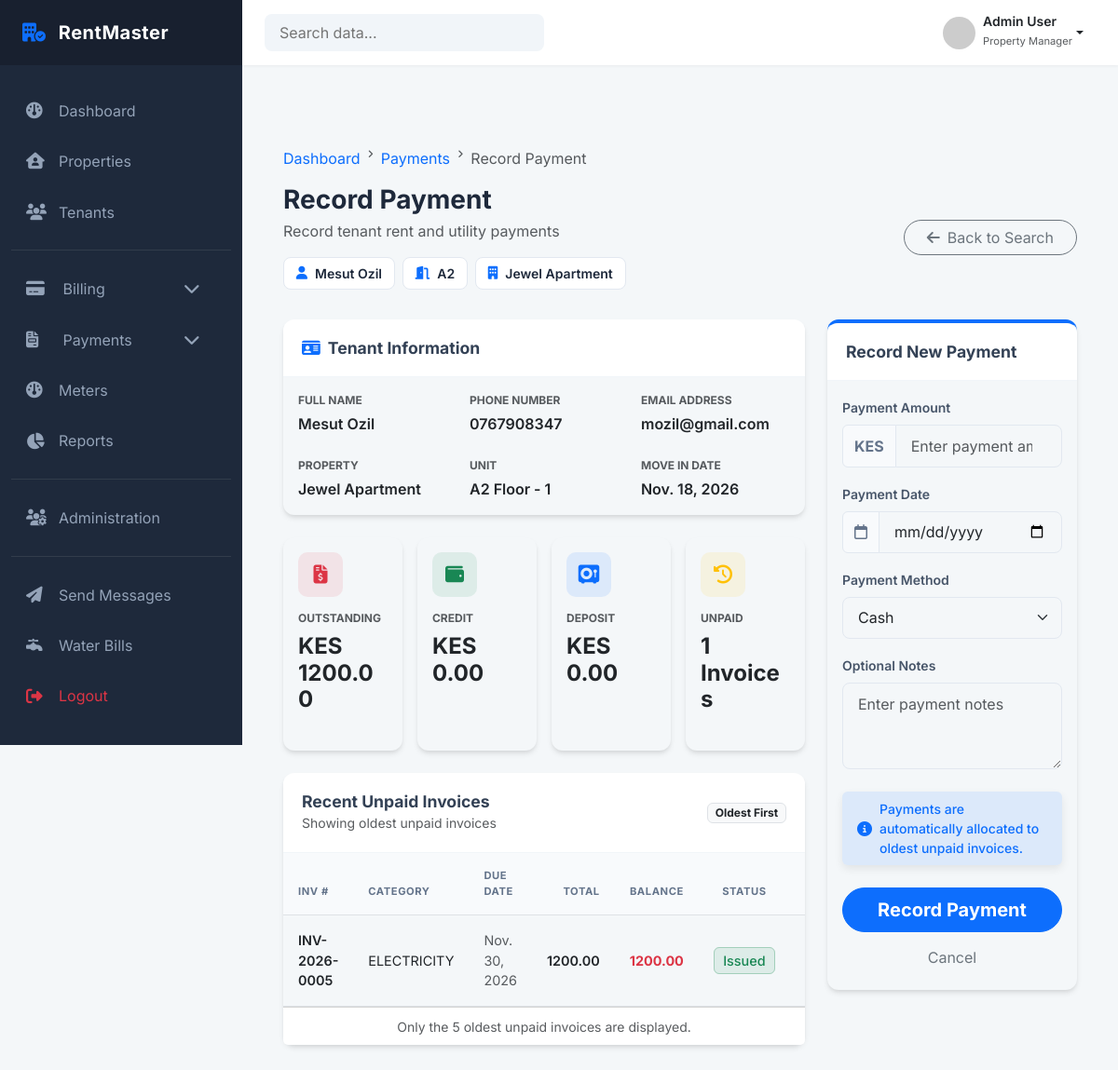
/finance/payments/record/1/ (signed in), run on an earlier commit of the app's database.
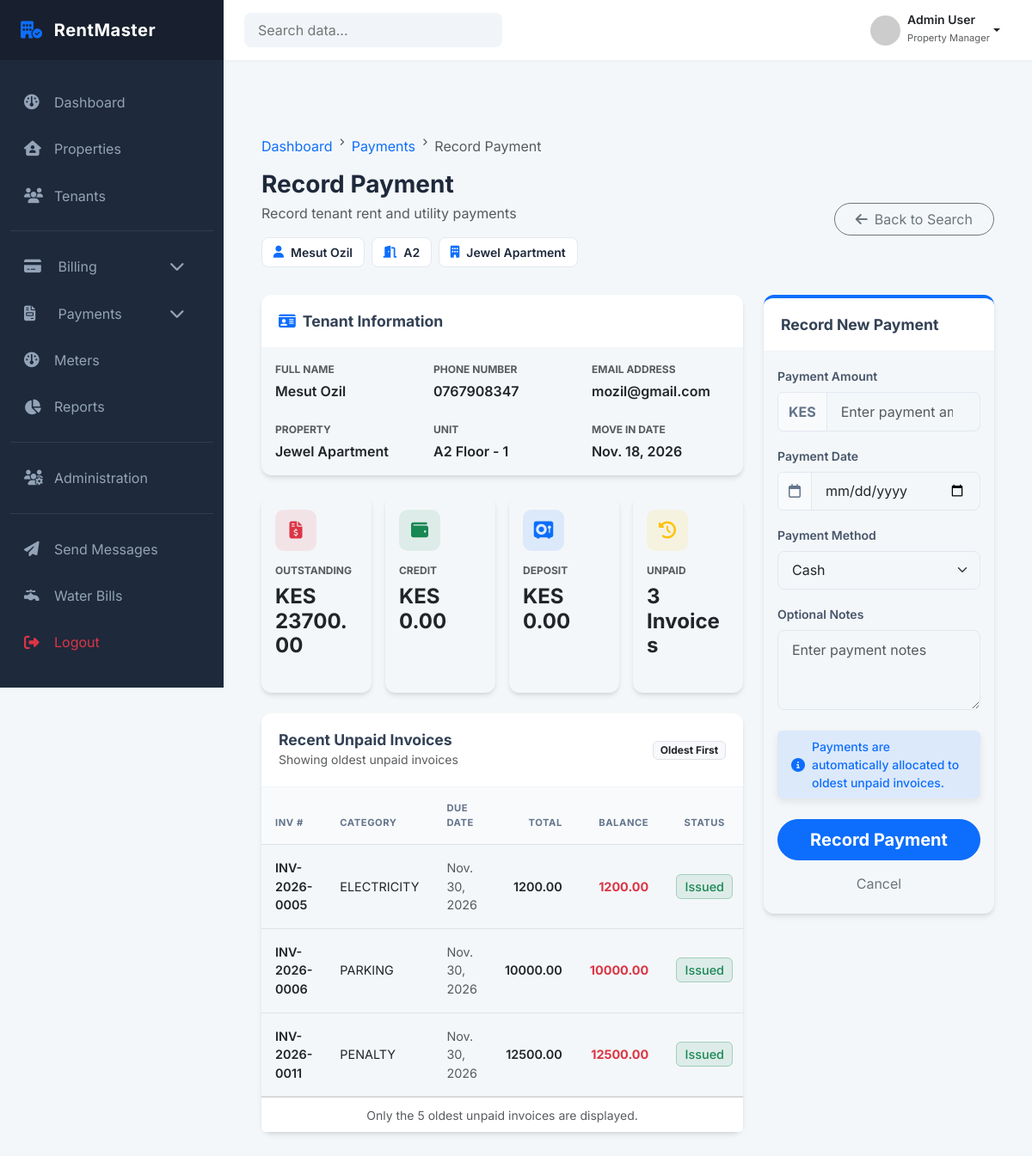
And on a later commit of the database.
### billing/models.py (models this page shows, shortened)
class Invoice(models.Model):
    tenancy = models.ForeignKey(
        Tenancy,
        on_delete=models.PROTECT,
        related_name="invoices"
    )
    ledger_account = models.ForeignKey(
        "finance.LedgerAccount",
        on_delete=models.PROTECT,
        related_name="invoices"
    )
    category = models.CharField(
        max_length=20,
        choices=InvoiceCategory.choices
    )
    invoice_number = models.CharField(max_length=50, unique=True, blank=True)
    issue_date = models.DateField(default=timezone.now)
    due_date = models.DateField()
    billing_period_start = models.DateField(null=True, blank=True)
    billing_period_end = models.DateField(null=True, blank=True)
    total_amount = models.DecimalField(
        max_digits=14,
        decimal_places=2,
        default=0
    )
    amount_paid = models.DecimalField(
        max_digits=14,
        decimal_places=2,
        default=0
    )
    status = models.CharField(
        max_length=20,
        choices=InvoiceStatus.choices,
        default=InvoiceStatus.DRAFT
    )
    notes = models.TextField(blank=True)
    created_at = models.DateTimeField(auto_now_add=True)
    created_by = models.ForeignKey(
        settings.AUTH_USER_MODEL,
        on_delete=models.PROTECT,
        related_name="created_invoices"
    )
    class Meta:
        ordering = ["-issue_date"]
        constraints = [
            models.UniqueConstraint(
                fields=[
                    "ledger_account",
                    "category",
                    "billing_period_start",
                    "billing_period_end"
                ],
                condition=~models.Q(
                    status=InvoiceStatus.CANCELLED
                ),
                name="unique_active_invoice_per_charge_per_period"
            )
        ]
    @property
    def outstanding_balance(self):
        return self.total_amount - self.amount_paid
    @property
    def payment_status(self):
        if self.status in {
            InvoiceStatus.DRAFT,
            InvoiceStatus.CANCELLED
        }:
            return None
        if self.amount_paid == 0:
            return InvoicePaymentStatus.UNPAID
        if self.amount_paid < self.total_amount:
            return InvoicePaymentStatus.PARTIAL
        return InvoicePaymentStatus.PAID
    @property
    def payment_status_display(self):
        if self.payment_status is None:
            return "—"
        return self.payment_status.label
    def is_system_generated(self):
        return self.created_by.role == "SYSTEM"
    is_system_generated.boolean = True
    is_system_generated.short_description = "Auto Generated"

### finance/views/payment_views.py (the view)
@login_required
def record_payment_view(request, tenant_id):
    tenant = get_object_or_404(
        Tenant,
        id=tenant_id
    )
    try:
        financial_summary = get_tenant_financial_summary(
            tenant=tenant
        )
        unpaid_invoices = get_unpaid_invoices(
            tenant=tenant
        )
    except ValidationError as e:
        messages.error(request, str(e))
        return redirect(
            "finance:search_tenant_for_payment"
        )
    if request.method == "POST":
        form = RecordPaymentForm(request.POST)
        if form.is_valid():
            try:
                payment = record_payment_service(
                    tenant=tenant,
                    amount=form.cleaned_data["amount"],
                    payment_date=form.cleaned_data["payment_date"],
                    method=form.cleaned_data["method"],
                    created_by=request.user,
                )
                messages.success(
                    request,
                    f"Payment {payment.reference_code} recorded successfully."
                )
                return redirect(
                    "finance:record_payment",
                    tenant_id=tenant.id,
                )
            except ValidationError as e:
                messages.error(request, str(e))
    else:
        form = RecordPaymentForm()
    context = {
        "tenant": tenant,
        "financial_summary": financial_summary,
        "unpaid_invoices": unpaid_invoices,
        "form": form,
    }
    return render(
        request,
        "payments/record_payment.html",
        context
    )

### finance/forms/payment_forms.py
class RecordPaymentForm(forms.Form):
    amount = forms.DecimalField(
        max_digits=20,
        decimal_places=2,
        min_value=0.01,
        widget=forms.NumberInput(
            attrs={
                "class": "form-control",
                "placeholder": "Enter payment amount",
            }
        )
    )
    payment_date = forms.DateField(
        widget=forms.DateInput(
            attrs={
                "class": "form-control",
                "type": "date",
            }
        )
    )
    method = forms.ChoiceField(
        choices=PaymentMethod.choices,
        widget=forms.Select(
            attrs={
                "class": "form-select",
            }
        )
    )
    notes = forms.CharField(
        max_length=255,
        required=False,
        widget=forms.Textarea(
            attrs={
                "class": "form-control",
                "placeholder": "Enter payment notes",
                "rows": 3
            }
        )
    )

### templates/payments/record_payment.html (shortened to what the changed rows need)
{% extends 'dashboard/base_dashboard.html' %}
{% load static %}
{% block extra_css %}
<link
    href="https://cdn.jsdelivr.net/npm/bootstrap@5.3.0/dist/css/bootstrap.min.css"
    rel="stylesheet"
/>
<link
    rel="stylesheet"
    href="https://cdnjs.cloudflare.com/ajax/libs/font-awesome/6.4.0/css/all.min.css"
/>
<link rel="stylesheet" href="{% static 'payments/css/record_payment.css' %}" />
{% endblock %}
{% block content %}
<div class="container py-4">
    <header class="page-header">
    <div class="row align-items-center">
        <div class="col-md-8">
        <h1 class="h3 fw-bold mb-1">Record Payment</h1>
        </div>
    </div>
    </header>
    <div class="row">
    <div class="col-lg-8">
        <div class="row row-cols-1 row-cols-sm-2 row-cols-xl-4 g-3 mb-4">
        <div class="col">
            <div class="card h-100 stat-card">
            <div class="card-body">
                <div class="stat-icon bg-danger bg-opacity-10 text-danger">
                <i class="fa-solid fa-file-invoice-dollar"></i>
                </div>
                <h6 class="text-muted text-xs text-uppercase fw-bold">
                Outstanding
                </h6>
                <h4 class="fw-bold mb-0">KES {{ financial_summary.outstanding_balance }}</h4>
            </div>
            </div>
        </div>
        <div class="col">
            <div class="card h-100 stat-card">
            <div class="card-body">
                <div class="stat-icon bg-warning bg-opacity-10 text-warning">
                <i class="fa-solid fa-clock-rotate-left"></i>
                </div>
                <h6 class="text-muted text-xs text-uppercase fw-bold">
                Unpaid
                </h6>
                <h4 class="fw-bold mb-0">{{ financial_summary.unpaid_invoice_count }} Invoices</h4>
            </div>
            </div>
        </div>
        </div>
        <div class="card shadow-sm-soft">
        {% if unpaid_invoices %}
        <div class="table-responsive">
            <table class="table mb-0">
            <thead>
                <tr>
                <th>Inv #</th>
                <th>Category</th>
                <th>Due Date</th>
                <th class="text-end">Total</th>
                <th class="text-end">Balance</th>
                <th class="text-center">Status</th>
                <th class="text-center">Payment Status</th>
                </tr>
            </thead>
            <tbody>
            {% for invoice in unpaid_invoices %}
            <tr>
                <td class="fw-600">
                    {{ invoice.invoice_number }}
                </td>
                <td>
                    {{ invoice.category }}
                </td>
                <td class="text-muted">
                    {{ invoice.due_date }}
                </td>
                <td class="text-end fw-600">
                    {{ invoice.total_amount }}
                </td>
                <td class="text-end text-danger fw-bold">{{ invoice.outstanding_balance }}</td>
                <td class="text-center">
                    <span class="status-badge bg-success bg-opacity-10 text-success border border-success-subtle">
                        {{ invoice.get_status_display }}
                    </span>
                </td>
                <td class="text-center">
                </td>
            </tr>
            {% endfor %}
            </tbody>
            </table>
        </div>
        {% endif %}
        </div>
    </div>
    </div>
</div>
{% endblock %}

What changed in the data, as far as the page shows it:
now on this page (row edited): Invoice: invoice_number "INV-2026-0006", category "PARKING", due_date "Nov. 30, 2026", total_amount "10000.00", outstanding_balance "10000.00", status "Issued"
added Invoice: invoice_number "INV-2026-0011", category "PENALTY", due_date "Nov. 30, 2026", total_amount "12500.00", outstanding_balance "12500.00", status "Issued"
Also different on the page:
{{ financial_summary.outstanding_balance }}: "1200.00" → "23700.00"
{{ financial_summary.unpaid_invoice_count }}: "1" → "3"
